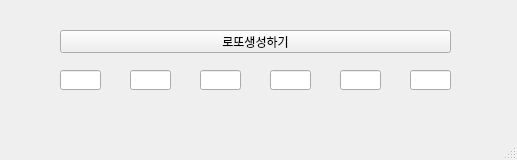
<?xml version="1.0" encoding="UTF-8"?>
<ui version="4.0">
 <class>MainWindow</class>
 <widget class="QMainWindow" name="MainWindow">
  <property name="geometry">
   <rect>
    <x>0</x>
    <y>0</y>
    <width>517</width>
    <height>160</height>
   </rect>
  </property>
  <property name="windowTitle">
   <string>MainWindow</string>
  </property>
  <widget class="QWidget" name="centralwidget">
   <widget class="QPushButton" name="pb">
    <property name="geometry">
     <rect>
      <x>60</x>
      <y>30</y>
      <width>391</width>
      <height>23</height>
     </rect>
    </property>
    <property name="text">
     <string>로또생성하기</string>
    </property>
   </widget>
   <widget class="QLineEdit" name="le1">
    <property name="geometry">
     <rect>
      <x>60</x>
      <y>70</y>
      <width>41</width>
      <height>20</height>
     </rect>
    </property>
   </widget>
   <widget class="QLineEdit" name="le2">
    <property name="geometry">
     <rect>
      <x>130</x>
      <y>70</y>
      <width>41</width>
      <height>20</height>
     </rect>
    </property>
   </widget>
   <widget class="QLineEdit" name="le4">
    <property name="geometry">
     <rect>
      <x>270</x>
      <y>70</y>
      <width>41</width>
      <height>20</height>
     </rect>
    </property>
   </widget>
   <widget class="QLineEdit" name="le3">
    <property name="geometry">
     <rect>
      <x>200</x>
      <y>70</y>
      <width>41</width>
      <height>20</height>
     </rect>
    </property>
   </widget>
   <widget class="QLineEdit" name="le6">
    <property name="geometry">
     <rect>
      <x>410</x>
      <y>70</y>
      <width>41</width>
      <height>20</height>
     </rect>
    </property>
   </widget>
   <widget class="QLineEdit" name="le5">
    <property name="geometry">
     <rect>
      <x>340</x>
      <y>70</y>
      <width>41</width>
      <height>20</height>
     </rect>
    </property>
   </widget>
  </widget>
  <widget class="QMenuBar" name="menubar">
   <property name="geometry">
    <rect>
     <x>0</x>
     <y>0</y>
     <width>517</width>
     <height>21</height>
    </rect>
   </property>
  </widget>
  <widget class="QStatusBar" name="statusbar"/>
 </widget>
 <resources/>
 <connections/>
</ui>
